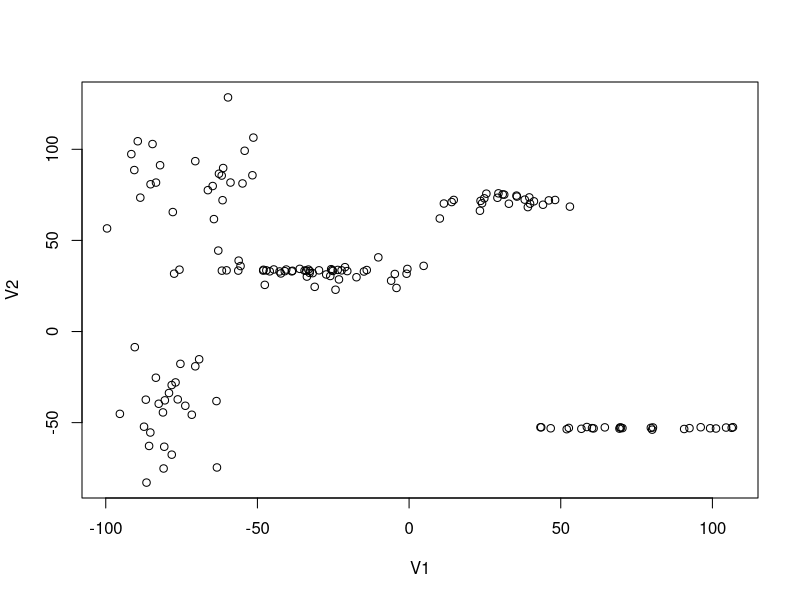
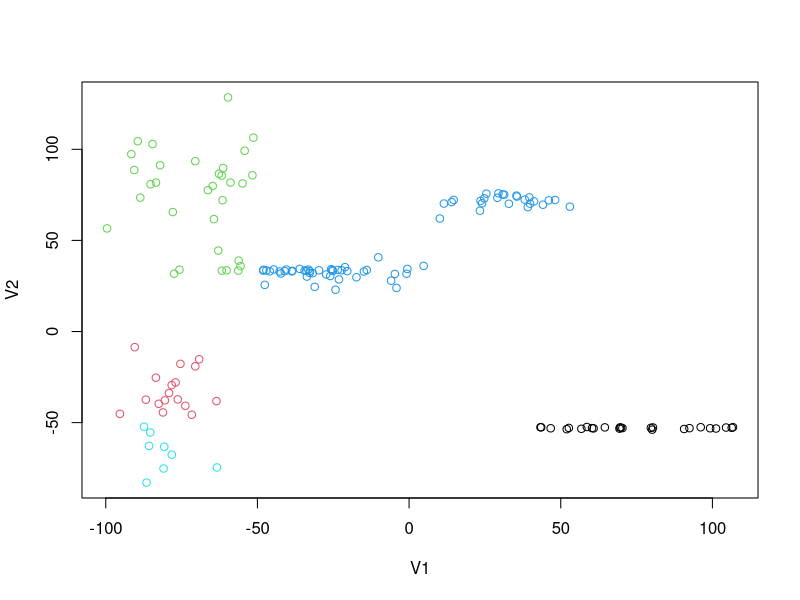
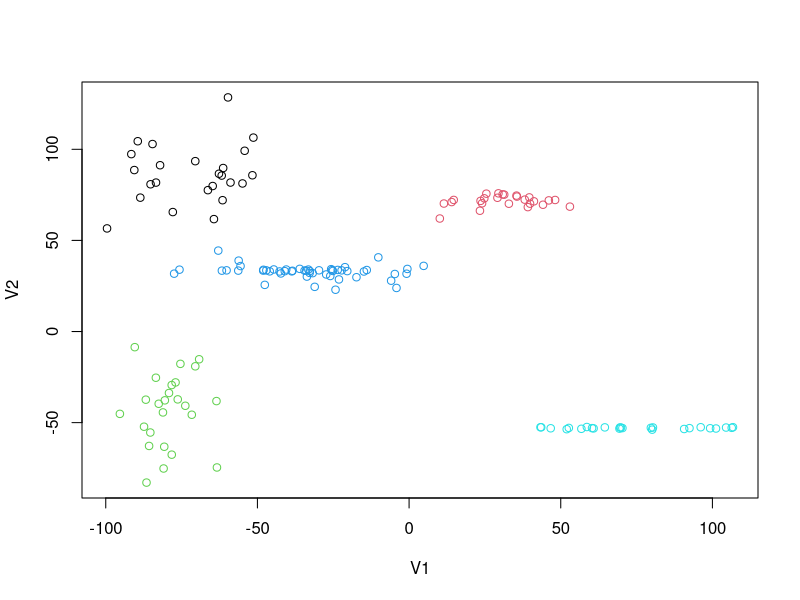
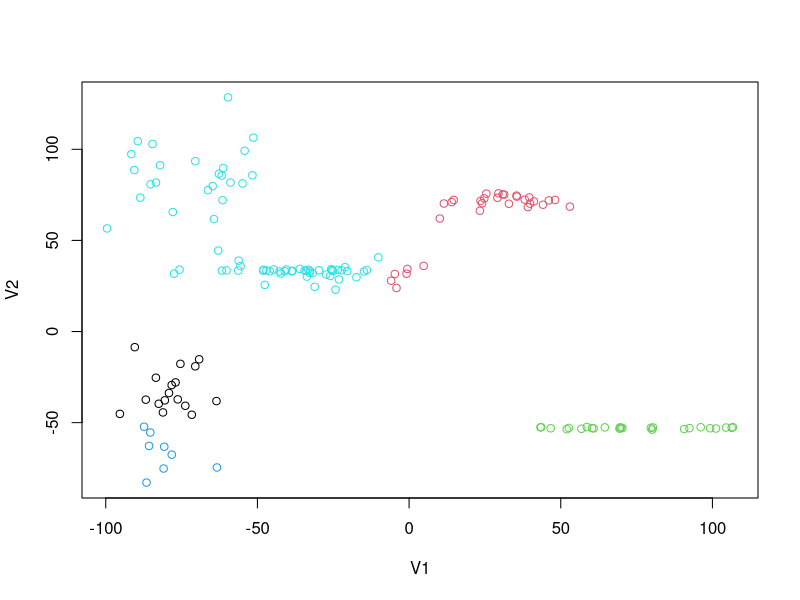
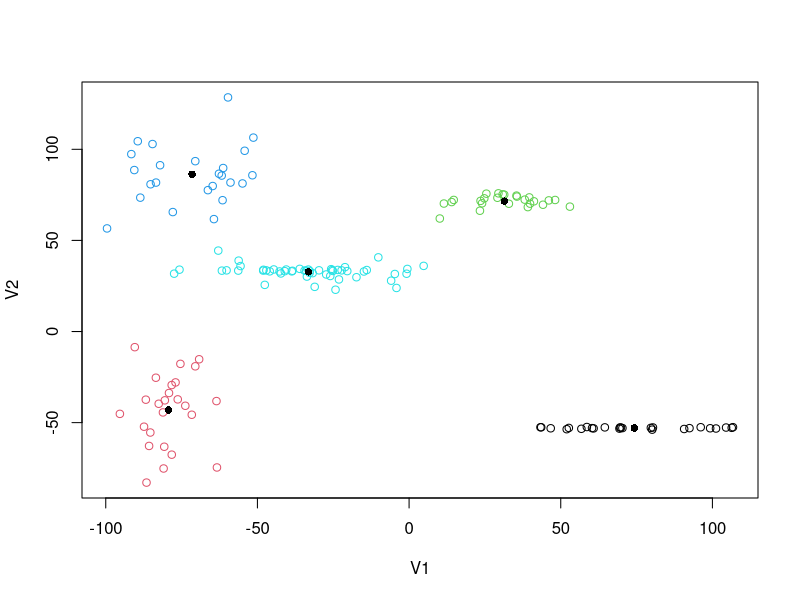
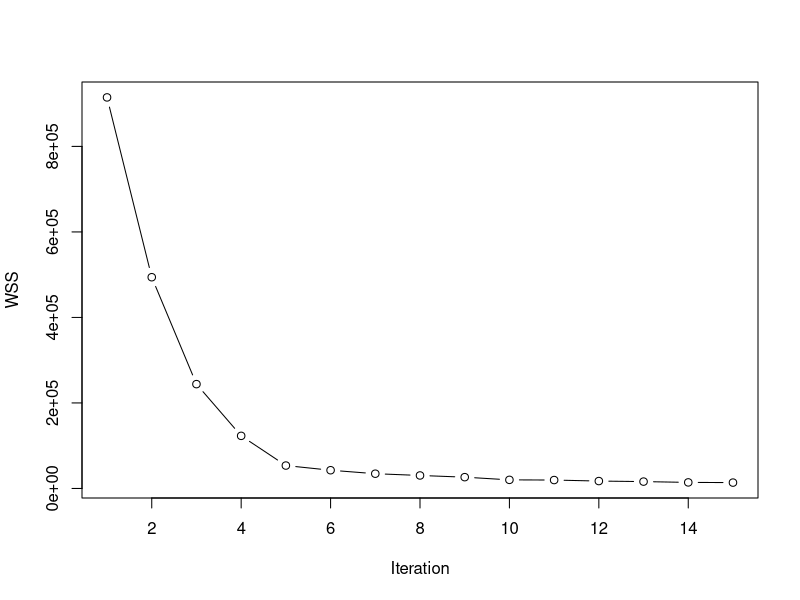
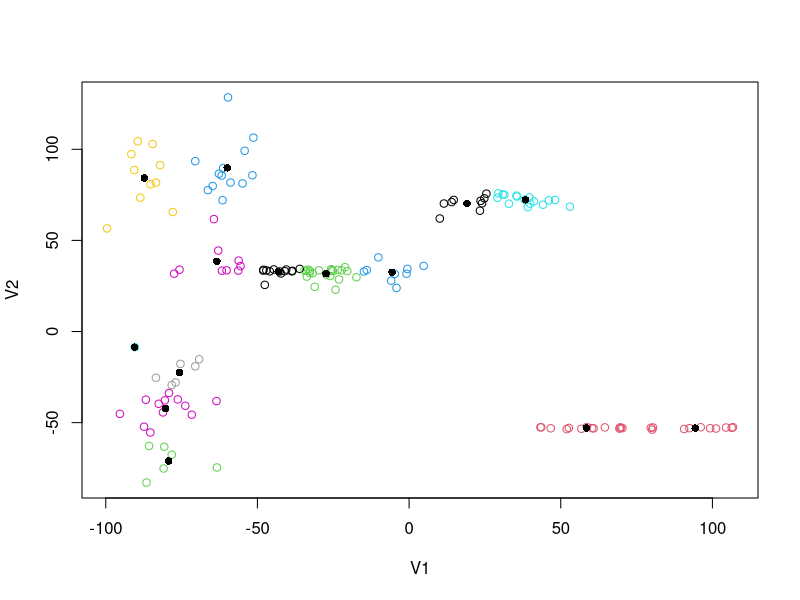

Recreate these plots in R, in order.
d<-read.csv(file="f1.csv", header = FALSE, sep=' ')
d
with(d, plot(V1, V2))

# iter 1
km<-kmeans(d, centers=5)
km
# iter 2
km<-kmeans(d, centers=5)
km
with(d, plot(V1, V2, col=km$cluster))
# iter 3
km<-kmeans(d, centers=5)
km
with(d, plot(V1, V2, col=km$cluster))
# iter 4
km<-kmeans(d, centers=5)
km
with(d, plot(V1, V2, col=km$cluster))
# iter 5
km<-kmeans(d, centers=5)
km
with(d, plot(V1, V2, col=km$cluster))
points(km$centers, col=1,pch=16,cex=1)

# Use Elbow Method to identify number of clusters. 
N <- 15 # Number of iterations
K <- 5 # Number of algorithm runs in each iteration
results <- list()
for (i in 1:N) {
  km <- kmeans(d, centers = i, nstart = K)
  results[[i]] <- km
}

wss <- sapply(results, function(x) x$tot.withinss)
wss
plot(wss, type = "b", xlab = "Iteration", ylab = "WSS")

# plot 5th iteration result
with(d, plot(V1, V2, col=results[[14]]$cluster))
points(results[[14]]$centers, col=1,pch=16,cex=1)



